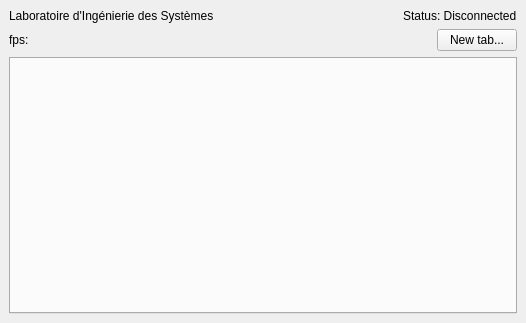
<?xml version="1.0" encoding="UTF-8"?>
<ui version="4.0">
 <class>Form</class>
 <widget class="QWidget" name="Form">
  <property name="geometry">
   <rect>
    <x>0</x>
    <y>0</y>
    <width>526</width>
    <height>323</height>
   </rect>
  </property>
  <property name="sizePolicy">
   <sizepolicy hsizetype="Minimum" vsizetype="Minimum">
    <horstretch>0</horstretch>
    <verstretch>0</verstretch>
   </sizepolicy>
  </property>
  <property name="windowTitle">
   <string>Plot</string>
  </property>
  <layout class="QVBoxLayout" name="verticalLayout">
   <property name="spacing">
    <number>6</number>
   </property>
   <property name="sizeConstraint">
    <enum>QLayout::SetDefaultConstraint</enum>
   </property>
   <property name="leftMargin">
    <number>9</number>
   </property>
   <property name="topMargin">
    <number>9</number>
   </property>
   <property name="rightMargin">
    <number>9</number>
   </property>
   <property name="bottomMargin">
    <number>9</number>
   </property>
   <item>
    <widget class="QFrame" name="frame_2">
     <property name="sizePolicy">
      <sizepolicy hsizetype="MinimumExpanding" vsizetype="Minimum">
       <horstretch>0</horstretch>
       <verstretch>0</verstretch>
      </sizepolicy>
     </property>
     <property name="frameShape">
      <enum>QFrame::NoFrame</enum>
     </property>
     <property name="frameShadow">
      <enum>QFrame::Raised</enum>
     </property>
     <layout class="QHBoxLayout" name="horizontalLayout">
      <property name="spacing">
       <number>0</number>
      </property>
      <property name="leftMargin">
       <number>0</number>
      </property>
      <property name="topMargin">
       <number>0</number>
      </property>
      <property name="rightMargin">
       <number>0</number>
      </property>
      <property name="bottomMargin">
       <number>0</number>
      </property>
      <item>
       <widget class="QLabel" name="titleLb">
        <property name="sizePolicy">
         <sizepolicy hsizetype="MinimumExpanding" vsizetype="Preferred">
          <horstretch>0</horstretch>
          <verstretch>0</verstretch>
         </sizepolicy>
        </property>
        <property name="maximumSize">
         <size>
          <width>16777215</width>
          <height>30</height>
         </size>
        </property>
        <property name="text">
         <string>Laboratoire d'Ingénierie des Systèmes</string>
        </property>
       </widget>
      </item>
      <item>
       <spacer name="horizontalSpacer">
        <property name="orientation">
         <enum>Qt::Horizontal</enum>
        </property>
        <property name="sizeHint" stdset="0">
         <size>
          <width>0</width>
          <height>0</height>
         </size>
        </property>
       </spacer>
      </item>
      <item>
       <widget class="QLabel" name="lb_connectivity_state">
        <property name="sizePolicy">
         <sizepolicy hsizetype="Minimum" vsizetype="Preferred">
          <horstretch>0</horstretch>
          <verstretch>0</verstretch>
         </sizepolicy>
        </property>
        <property name="maximumSize">
         <size>
          <width>16777215</width>
          <height>30</height>
         </size>
        </property>
        <property name="text">
         <string>Status: Disconnected</string>
        </property>
       </widget>
      </item>
     </layout>
    </widget>
   </item>
   <item>
    <widget class="QFrame" name="frame_3">
     <property name="frameShape">
      <enum>QFrame::NoFrame</enum>
     </property>
     <property name="frameShadow">
      <enum>QFrame::Raised</enum>
     </property>
     <layout class="QHBoxLayout" name="horizontalLayout_2">
      <property name="spacing">
       <number>0</number>
      </property>
      <property name="leftMargin">
       <number>0</number>
      </property>
      <property name="topMargin">
       <number>0</number>
      </property>
      <property name="rightMargin">
       <number>0</number>
      </property>
      <property name="bottomMargin">
       <number>0</number>
      </property>
      <item>
       <widget class="QLabel" name="fpsLb">
        <property name="sizePolicy">
         <sizepolicy hsizetype="Preferred" vsizetype="Minimum">
          <horstretch>0</horstretch>
          <verstretch>0</verstretch>
         </sizepolicy>
        </property>
        <property name="text">
         <string>fps: </string>
        </property>
       </widget>
      </item>
      <item>
       <spacer name="horizontalSpacer_2">
        <property name="orientation">
         <enum>Qt::Horizontal</enum>
        </property>
        <property name="sizeHint" stdset="0">
         <size>
          <width>0</width>
          <height>0</height>
         </size>
        </property>
       </spacer>
      </item>
      <item>
       <widget class="QPushButton" name="newtabBt">
        <property name="sizePolicy">
         <sizepolicy hsizetype="Minimum" vsizetype="Minimum">
          <horstretch>0</horstretch>
          <verstretch>0</verstretch>
         </sizepolicy>
        </property>
        <property name="text">
         <string>New tab...</string>
        </property>
       </widget>
      </item>
     </layout>
    </widget>
   </item>
   <item>
    <widget class="QTabWidget" name="tabs_widget">
     <property name="sizePolicy">
      <sizepolicy hsizetype="Minimum" vsizetype="MinimumExpanding">
       <horstretch>0</horstretch>
       <verstretch>0</verstretch>
      </sizepolicy>
     </property>
     <property name="minimumSize">
      <size>
       <width>0</width>
       <height>50</height>
      </size>
     </property>
     <property name="currentIndex">
      <number>-1</number>
     </property>
     <property name="documentMode">
      <bool>false</bool>
     </property>
     <property name="tabsClosable">
      <bool>true</bool>
     </property>
     <property name="movable">
      <bool>true</bool>
     </property>
     <property name="tabBarAutoHide">
      <bool>false</bool>
     </property>
    </widget>
   </item>
  </layout>
 </widget>
 <resources/>
 <connections/>
</ui>
